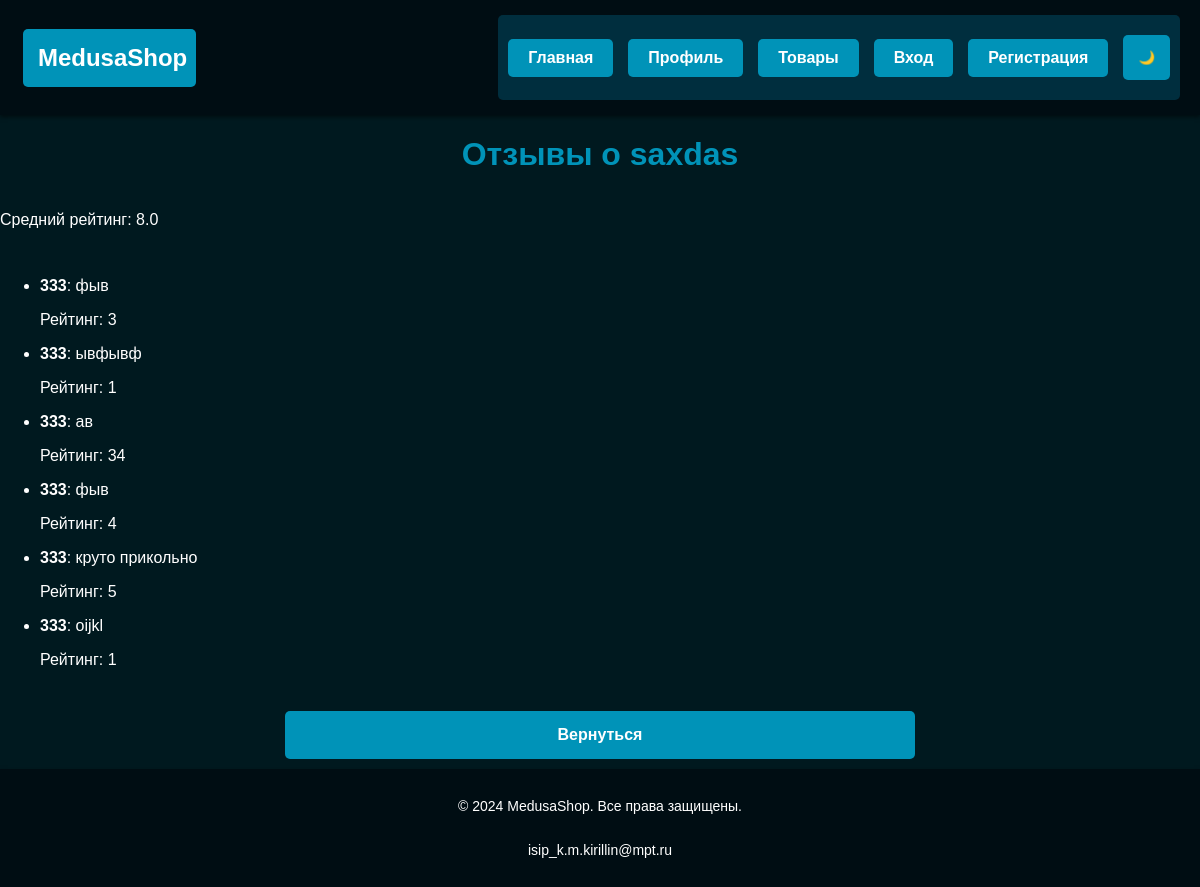
The app's page /product/8/reviews/ with its own data.
### shop/models.py (models this page shows, shortened)
class Product(models.Model):
    name = models.CharField(max_length=100, verbose_name="Название товара")
    description = models.TextField(verbose_name="Описание товара")
    cost = models.IntegerField(verbose_name="Цена")
    category = models.ForeignKey('Category', on_delete=models.CASCADE, verbose_name="Категория")
    image = models.ImageField(upload_to='product_images/', null=True, blank=True, verbose_name="Изображение товара")
    @property
    def average_rating(self):
        avg = self.review_set.aggregate(Avg('rating'))['rating__avg']
        return avg if avg else 0

class Review(models.Model):
    product = models.ForeignKey(Product, on_delete=models.CASCADE, verbose_name="Товар")
    user = models.ForeignKey(User, on_delete=models.CASCADE, verbose_name="Пользователь")
    content = models.TextField(verbose_name="Отзыв")
    rating = models.IntegerField(verbose_name="Рейтинг")

class User(AbstractBaseUser, PermissionsMixin):
    user_name = models.CharField(max_length=100, unique=True, verbose_name="Имя пользователя")
    email = models.EmailField(max_length=100, unique=True, verbose_name="Электронная почта")
    role = models.ForeignKey(Role, on_delete=models.CASCADE, verbose_name="Роль")
    is_active = models.BooleanField(default=True, verbose_name="Активен")
    is_staff = models.BooleanField(default=False, verbose_name="Сотрудник")
    date_joined = models.DateTimeField(default=now, verbose_name="Дата регистрации")
    objects = UserManager()
    USERNAME_FIELD = "user_name"
    REQUIRED_FIELDS = ["email"]

### shop/views.py (the view)
# urls.py: path('product/<int:product_id>/reviews/', views.product_reviews, name='product_reviews'),
def product_reviews(request, product_id):
    product = get_object_or_404(Product, id=product_id)
    reviews = product.review_set.all()
    return render(request, 'shop/product_reviews.html', {
        'product': product,
        'reviews': reviews,
        'average_rating': product.average_rating,
    })

### shop/templates/shop/product_reviews.html (shortened to what this page needs)
<!DOCTYPE html>
<html lang="ru">
<head>
    {% load static %}
    <link rel="stylesheet" href="{% static 'style/style.css' %}">
</head>
<body>
    {% include 'partials/header.html' %}
    <h1>Отзывы о {{ product.name }}</h1>
    <p>Средний рейтинг: {{ average_rating }}</p>
    <ul>
        {% for review in reviews %}
            <li>
                <p><strong>{{ review.user.user_name }}</strong>: {{ review.content }}</p>
                <p>Рейтинг: {{ review.rating }}</p>
            </li>
        {% endfor %}
    </ul>
    <a href="{% url 'buyer_dashboard' %}">Вернуться</a>
    {% include 'partials/footer.html' %}
</body>
</html>

### static/style/style.css (style rules this page uses)
html, body { height: 100%; margin: 0; display: flex; flex-direction: column; }
body { font-family: Arial, sans-serif; background-color: #00191f; color: #ffffff; height: 100%; padding: 0; display: flex; flex-direction: column; justify-content: space-between; }
h1, h2, h3 { color: #0093b8; text-align: center; }
a, button { display: block; max-width: 600px; width: 80%; margin: 10px auto; padding: 15px; background-color: #0093b8; color: #ffffff; text-decoration: none; font-weight: bold; text-align: center; border: none; border-radius: 5px; transition: background-color 0.3s ease, transform 0.2s ease; }

### records on screen
Product: name "saxdas"
Review: user.user_name "333", content "фыв", rating "3"
Review: user.user_name "333", content "ывфывф", rating "1"
Review: user.user_name "333", content "ав", rating "34"
Review: user.user_name "333", content "фыв", rating "4"
Review: user.user_name "333", content "круто прикольно", rating "5"
Review: user.user_name "333", content "oijkl", rating "1"

### other values on screen
{{ average_rating }} "8.0"
